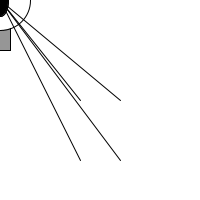
Frame 1 (no input)
Frame 60 (the mouse pressed at the canvas centre just before this capture): identical to frame 1, image omitted
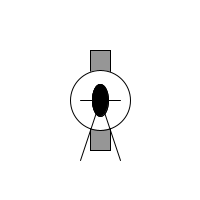
Frame 120 (the mouse held since frame 60 and released just before this capture)

The Processing sketch that drew these frames (run headless with seeded random() and noise(); from frame 60 on, the mouse is pressed at the canvas centre):

// Processing sketch: zoog
// ── zoog.pde
void setup () {
  size(200,200);
  background (255);
}

void draw() {
  drawZoog (mouseX,mouseY);
}

void drawZoog(int x, int y) {
  background (255);
  // Set CENTER mode
  ellipseMode (CENTER);
  rectMode (CENTER) ;
  
  //body
  stroke(0);
  fill(150);
  rect(x,y,20,100);
  
  //head
  stroke(0);
  fill(255);
  ellipse(x,y,60,60);
  
  //eyes
  fill(0);
  ellipse(x,y,16,32);
  ellipse(x,y,16,32);
  
  //legs
  stroke(0);
  line(x,y,80,160);
  line(x,y,120,160);
  
  //arms
  stroke(0);
  line(x,y,80,100);
  line(x,y,120,100);
}
